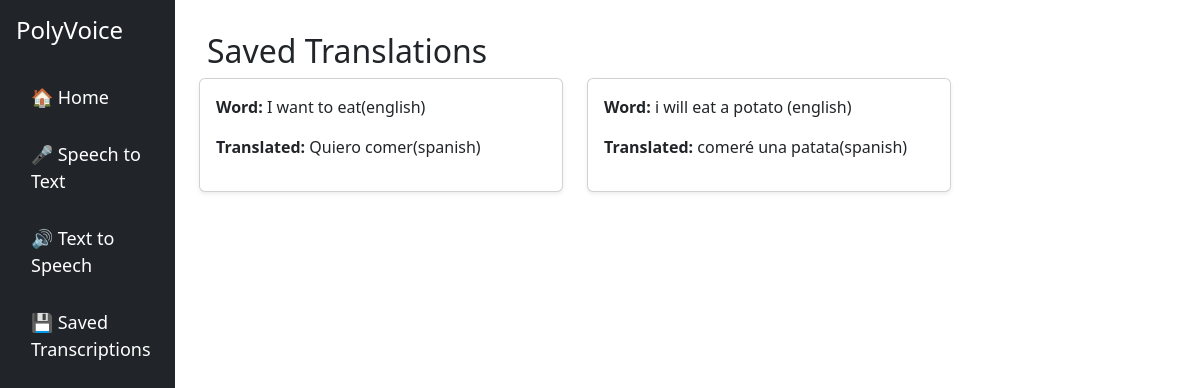
Page /saved_transcriptions?userid=2 on the committed database.
### main.py (models this page shows)
class SavedTranslations(db.Model):
    id = db.Column(db.Integer, primary_key=True, unique=True)
    langinput = db.Column(db.String(120), nullable=False)
    wordinput = db.Column(db.String(120), nullable=False)
    langoutput = db.Column(db.String(120), nullable=False)
    wordoutput = db.Column(db.String(120), nullable=False)
    userid = db.Column(db.Integer, nullable=False)
    submit = SubmitField('save')

### main.py (the view)
@app.route('/saved_transcriptions')
def saved_transcriptions():
    userid = request.args.get('userid')
    thingy = SavedTranslations.query.filter_by(userid=userid).all()
    return render_template('savedtranslations.html', userid=userid, saved_translations=thingy)

### templates/savedtranslations.html (shortened to what this page needs)
<!DOCTYPE html>
<html lang="en">
<head>
    <link href="https://cdn.jsdelivr.net/npm/bootstrap@5.3.8/dist/css/bootstrap.min.css" rel="stylesheet">
</head>
<body>
   <div class="container-fluid">
        <div class="row">
            <div class="col-4 sidebar p-3 sticky-sidebar">
            <h4 class="text-white mb-4">PolyVoice</h4>
                <a href="{{ url_for('home', userid=userid) }}">🏠 Home</a>
                <a href="{{ url_for('picklang', userid=userid) }}">🎤 Speech to Text</a>
                <a href="{{ url_for('translation', userid=userid) }}">🔊 Text to Speech</a>
                <a href="{{ url_for('savedtranslations', userid=userid) }}">💾 Saved Transcriptions</a>
            </div>
            <div class="col-8 p-4">
                <h2 class="m-2">Saved Translations</h2>
                <div class="row g-4">
                {% for thing in saved_translations %}
                    <div class="col-md-6 col-lg-6">
                        <div class="card shadow-sm translation-card h-100 p-3">
                            <p><strong>Word:</strong> {{ thing.wordinput }}({{ thing.langinput }})</p>
                            <p><strong>Translated:</strong> {{ thing.wordoutput }}({{ thing.langoutput }})</p>
                        </div>
                    </div>
                {% endfor %}
                </div>
            </div>
        </div>
   </div>
</body>
</html>

### templates/savedtranslations.html (style rules this page uses)
body { overflow-x: hidden; }
.sidebar { height: 100vh; background-color: #212529; }
.sidebar a { color: white; text-decoration: none; display: block; padding: 15px; font-size: 18px }
.sticky-sidebar { position: sticky; top: 0; height: 100vh; width: 175px; overflow-y: auto; }

### rows in the picture
SavedTranslations: wordinput "I want to eat", langinput "english", wordoutput "Quiero comer", langoutput "spanish"
SavedTranslations: wordinput "i will eat a potato", langinput "english", wordoutput "comeré una patata", langoutput "spanish"
